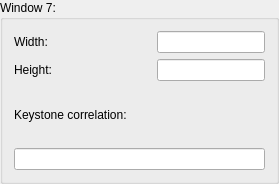
              <widget class="QGroupBox" name="groupBox_7">
               <property name="sizePolicy">
                <sizepolicy hsizetype="MinimumExpanding" vsizetype="MinimumExpanding">
                 <horstretch>0</horstretch>
                 <verstretch>0</verstretch>
                </sizepolicy>
               </property>
               <property name="minimumSize">
                <size>
                 <width>279</width>
                 <height>184</height>
                </size>
               </property>
               <property name="title">
                <string>Window 7:</string>
               </property>
               <layout class="QHBoxLayout" name="horizontalLayout_32">
                <item>
                 <layout class="QVBoxLayout" name="verticalLayout_9">
                  <property name="sizeConstraint">
                   <enum>QLayout::SetMinAndMaxSize</enum>
                  </property>
                  <item>
                   <layout class="QHBoxLayout" name="horizontalLayout_16">
                    <item>
                     <widget class="QLabel" name="label_23">
                      <property name="text">
                       <string>Width:  </string>
                      </property>
                      <property name="buddy">
                       <cstring>width1</cstring>
                      </property>
                     </widget>
                    </item>
                    <item>
                     <spacer name="horizontalSpacer_16">
                      <property name="orientation">
                       <enum>Qt::Horizontal</enum>
                      </property>
                      <property name="sizeHint" stdset="0">
                       <size>
                        <width>18</width>
                        <height>20</height>
                       </size>
                      </property>
                     </spacer>
                    </item>
                    <item>
                     <widget class="QLineEdit" name="width7"/>
                    </item>
                   </layout>
                  </item>
                  <item>
                   <layout class="QHBoxLayout" name="horizontalLayout_17">
                    <item>
                     <widget class="QLabel" name="label_24">
                      <property name="text">
                       <string>Height:</string>
                      </property>
                      <property name="buddy">
                       <cstring>height1</cstring>
                      </property>
                     </widget>
                    </item>
                    <item>
                     <spacer name="horizontalSpacer_17">
                      <property name="orientation">
                       <enum>Qt::Horizontal</enum>
                      </property>
                      <property name="sizeHint" stdset="0">
                       <size>
                        <width>18</width>
                        <height>20</height>
                       </size>
                      </property>
                     </spacer>
                    </item>
                    <item>
                     <widget class="QLineEdit" name="height7">
                      <property name="text">
                       <string/>
                      </property>
                     </widget>
                    </item>
                   </layout>
                  </item>
                  <item>
                   <widget class="QLabel" name="label_25">
                    <property name="text">
                     <string>Keystone correlation:</string>
                    </property>
                    <property name="buddy">
                     <cstring>keystone1</cstring>
                    </property>
                   </widget>
                  </item>
                  <item>
                   <widget class="QLineEdit" name="keystone7"/>
                  </item>
                 </layout>
                </item>
               </layout>
              </widget>
